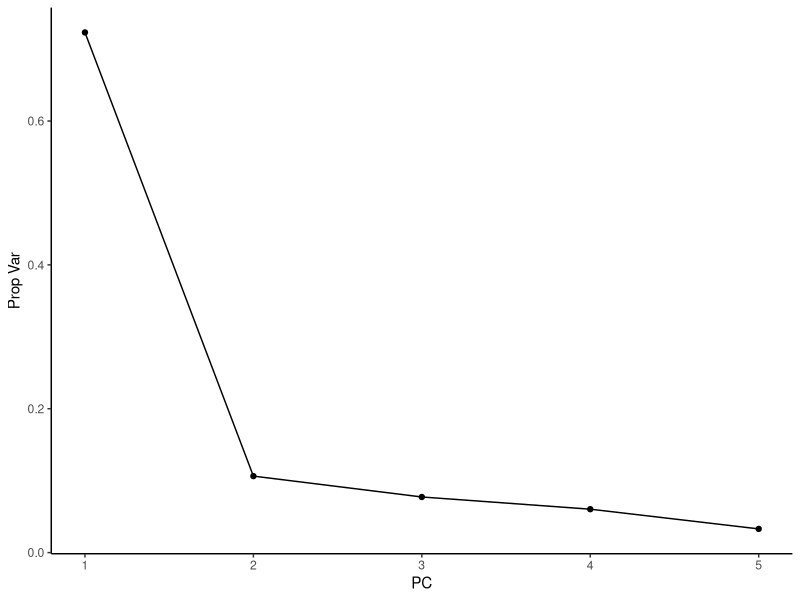
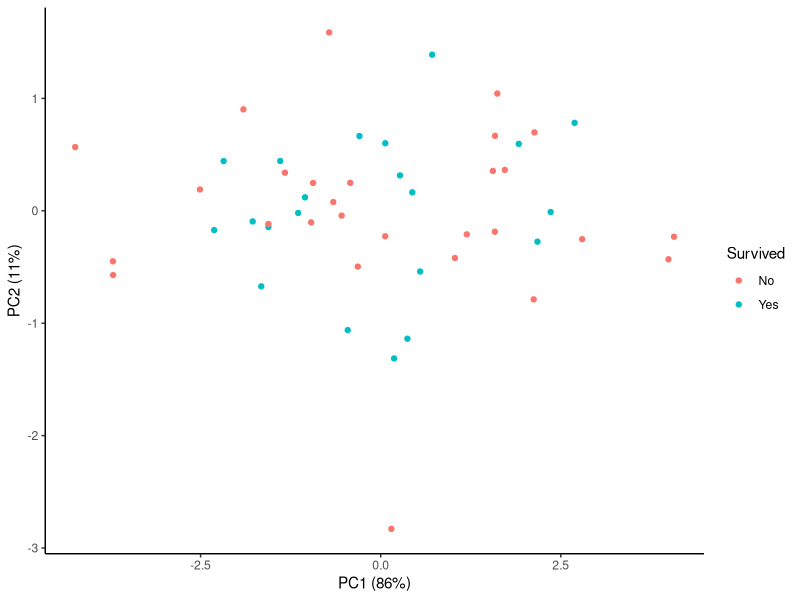
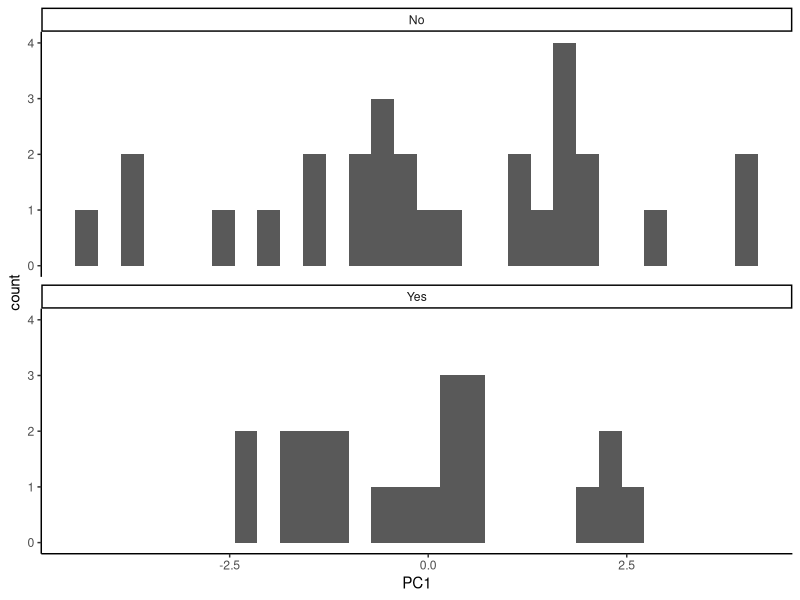
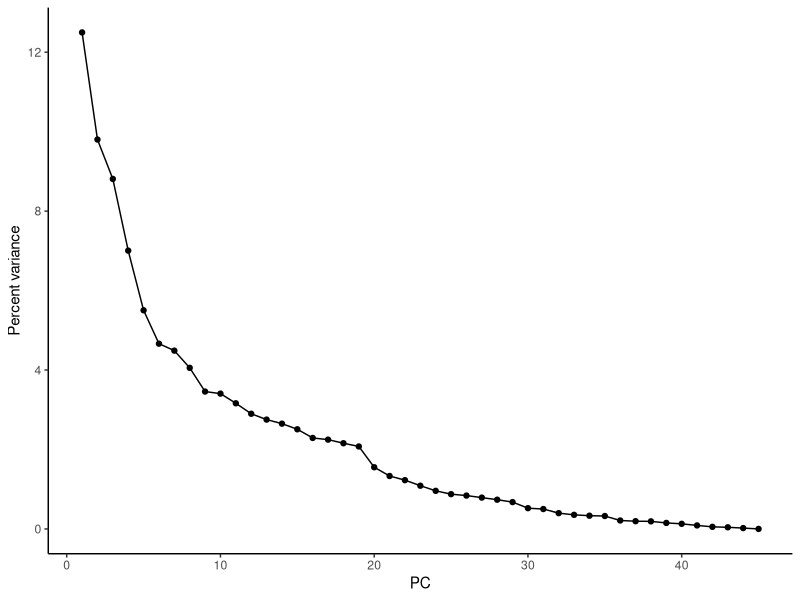
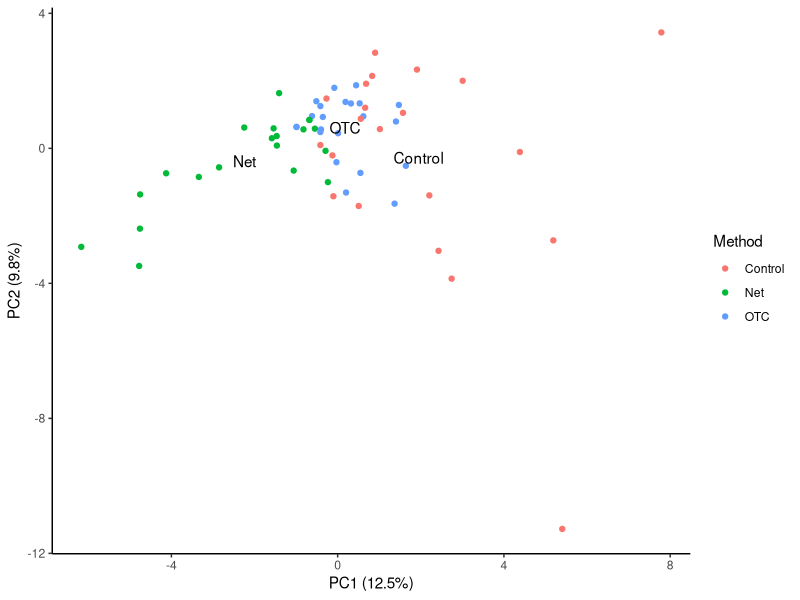
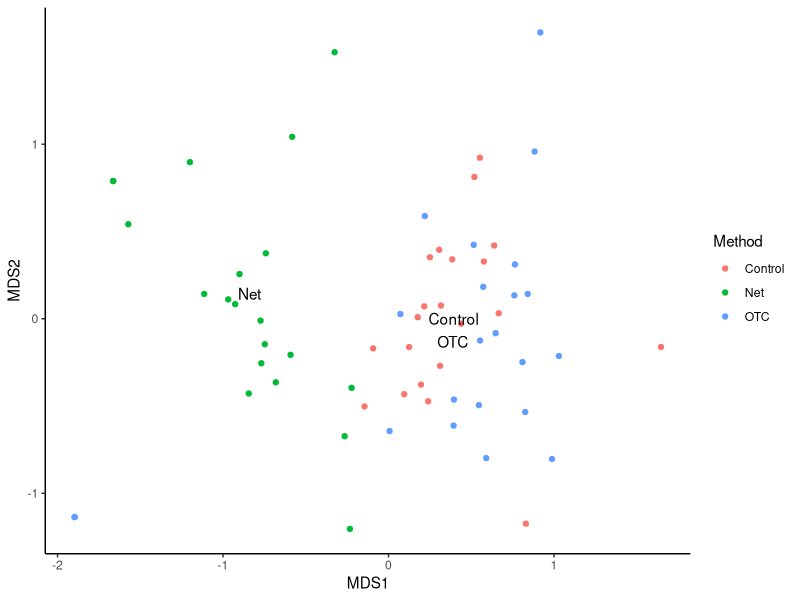
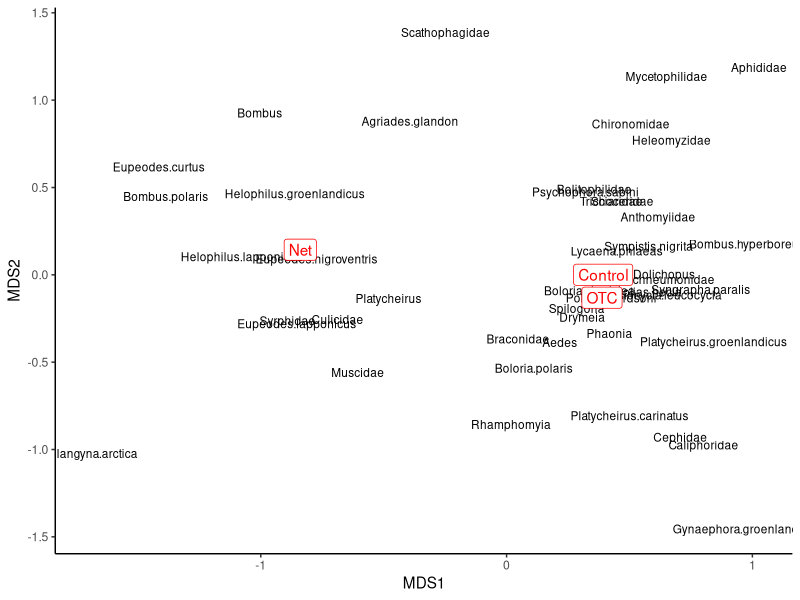
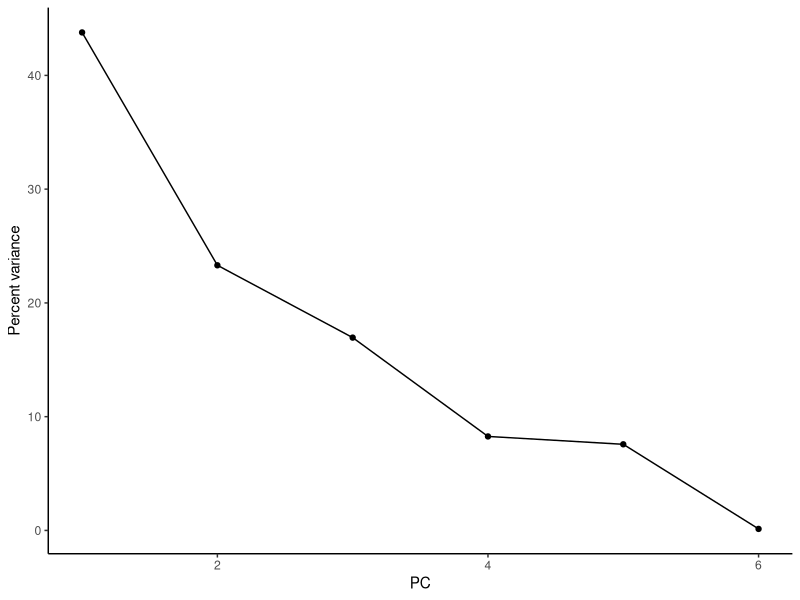

The R script that drew these images, in order:
library(tidyverse)
library(vegan)
theme_set(theme_classic())

#Function to make screeplots from prcomp
varPlot <- function(pcmod,total=FALSE){
  vars <- pcmod$sdev^2 #Eigenvalues (variance per column)
  vars <- 100*vars/sum(vars)
  if(total) vars <- cumsum(vars)
  data.frame(varPerc=vars,pc=1:length(vars)) %>% 
    ggplot(aes(x=pc,y=varPerc))+geom_point()+geom_line()+
    labs(x="PC",y=ifelse(total,"Total percent variance","Percent variance")) 
}

# Bird data -------------------

birdDat <- read.csv('./07 Multivariate models/birds.csv')
birdMat <- birdDat[,3:7] #Selects only data columns
birdPCA <- prcomp(birdMat,scale. = TRUE) #Principal components (scale each column)

var <- birdPCA$sdev^2 #Get variance for each PC (eigenvalues)
propVar <- var/sum(var) #Change to proportion total variance

#Screeplot
data.frame(n=1:length(birdPCA$sdev),var=propVar) %>% 
  ggplot(aes(x=n,y=var))+geom_point()+geom_line()+
  labs(x='PC',y='Prop Var')

birdPCA$x[,1:2] %>% data.frame() %>% 
  mutate(Survived=birdDat$Survived) %>% 
  ggplot(aes(x=PC1,y=PC2,col=Survived))+
  geom_point()+
  labs(x='PC1 (86%)',y='PC2 (11%)')

data.frame(PC1=birdPCA$x[,1])  %>% 
  mutate(Survived=birdDat$Survived) %>% 
  ggplot(aes(x=PC1))+geom_histogram()+
  facet_wrap(~Survived,ncol=1)

# Bug data ----------------------

bugdat <- read.csv('./07 Multivariate models/bugDat.csv') 
bugPreds <- bugdat %>% select(Date:Method) %>% 
  mutate(Method=gsub('Bowl Trap ','',Method)) %>% 
  mutate(Method=ifelse(Method=='Netting Control','Net',Method)) %>% 
  mutate(across(everything(),as.factor))
bugMat <- bugdat %>% select(-Date:-Method) %>% as.matrix()
zeroRows <- which(apply(bugMat,1,sum)==0)
bugMat <- bugMat[-zeroRows,]
bugPreds <- bugPreds[-zeroRows,]

bugPCA <- prcomp(bugMat,scale. = TRUE) #Fit PCA (scaled data)
bugFit <- envfit(bugPCA ~ Method, data=bugPreds)

varPlot(bugPCA) #Screeplot - high dimensionality, so 2D plot may not be the best!
bugFit #Strong difference between trapping types

#Make a plot of the group centroids + decomposed data
bugFitCent <- data.frame(names=gsub('Method','',rownames(bugFit$factors$centroids)),bugFit$factors$centroids)

var <- bugPCA$sdev^2 #Get PC variance
var <- 100*var[1:2]/sum(var) #Proportion variance of first 2 PCs
var <- paste0(c('PC1','PC2'),' (',round(var,1),'%)') #Create axis labels

data.frame(bugPCA$x[,1:2]) %>% 
  bind_cols(bugPreds) %>% 
  ggplot(aes(x=PC1,y=PC2,col=Method))+geom_point()+
  geom_text(data=bugFitCent,aes(x=PC1,y=PC2,label=names),col='black')+
  labs(x=var[1],y=var[2])

#Same thing, but plot using NMDS 
bugMDS <- metaMDS(bugMat,k=2) #Stress ~ 0.15, so OK
bugFit <- envfit(bugMDS ~ Method, data=bugPreds) #Same results, but in NMDS distance rather than PC

bugFitCent <- data.frame(names=gsub('Method','',rownames(bugFit$factors$centroids)),bugFit$factors$centroids)

#Net samples cluster away from Control/OTC methods
data.frame(bugMDS$points) %>% 
  bind_cols(bugPreds) %>% 
  ggplot(aes(x=MDS1,y=MDS2,col=Method))+geom_point()+
  geom_text(data=bugFitCent,aes(x=NMDS1,y=NMDS2,label=names),col='black')

#What species are found more in nets vs other methods?
data.frame(bugMDS$species) %>% 
  mutate(spp=gsub('.spp','',rownames(bugMDS$species))) %>% 
  ggplot(aes(x=MDS1,y=MDS2))+
  geom_text(aes(label=spp),size=3)+
  geom_label(data=bugFitCent,aes(x=NMDS1,y=NMDS2,label=names),col='red')
#Not the best figure, but shows that netting is biased towards Bombus (bumblebees) and hoverflies, while bowl traps tend to catch more flies and butterflies  
  
# Water data (courtesy of Abi) -------------------------------------

#This section uses some of the default `vegan` plotting functions

#Field water
fWatDat <- read.csv('./07 Multivariate models/fieldWater.csv')
fWatMat <- fWatDat[,4:9] #Choose only data columns
chooseThese <- complete.cases(fWatMat) #Which rows have no NAs?
fWatMat <- fWatMat[chooseThese,] #Remove NAs
fWatDat <- fWatDat[chooseThese,] #Remove NAs
fWatPCA <- prcomp(fWatMat, scale. = TRUE)
varPlot(fWatPCA)

#How does treatment change field water?
ordiplot(fWatPCA,display = 'site',type = 'point')
ordihull(fWatPCA,fWatDat$Treatment,col=1:4) #Looks like some treatments are different than others

# ordiplot(fWatPCA,display = 'species',type = 'text',ylim=c(-2,2),xlim=c(-2,2))
# ordihull(fWatPCA,fWatDat$Treatment,col=1:4) #Looks like some treatments are different than others

#How does depth change field water?
ordiplot(fWatPCA,display = 'site',type = 'point')
ordihull(fWatPCA,fWatDat$Depth,col=1:4) #Looks like both are about the same

envfit(fWatPCA ~ Treatment + Depth, data=fWatDat) #Large difference between treatments, but not depth

#Nutrient
nWatDat <- read.csv('./07 Multivariate models/nutrientWater.csv')
nWatMat <- nWatDat[,-1:-3] #Choose only data columns
chooseThese <- is.na(nWatMat) #Which data points are NA?
nWatMat[chooseThese] <- 0 #Replace NAs with zeros
nWatPCA <- prcomp(nWatMat,scale. = TRUE)
varPlot(nWatPCA)

#How does treatment change nutrient water?
ordiplot(nWatPCA,display = 'site',type = 'point')
ordihull(nWatPCA,nWatDat$Treatment,col=1:4)
#Some extreme values are present. Which points are they?

#NOTE: vegan treats columns and rows as "species" and "sites", respectively
ordiplot(nWatPCA,display = 'sites',type = 'text') #Looks like site34 (i.e. row 34) is very different
nWatDat[30:35,] #Very high K values at this site

ordiplot(nWatPCA,display = 'sites',type='none') #Blank plot
points(nWatPCA$x,cex=0.8) #Add sites (i.e. samples) to plot
#Add rotation vectors (i.e. PCs) to plot. Looks like "weird" site is very Al, PO4, or Zn heavy? Other sites in bottom-left cluster towards TOC, Na, and Ca
arrows(x0=0,y0=0,x1 = nWatPCA$rotation[,1]*30,y1=nWatPCA$rotation[,2]*30,length = 0.1,col='red') 
text(nWatPCA$rotation*33,labels=rownames(nWatPCA$rotation),col='red',cex=0.7)






